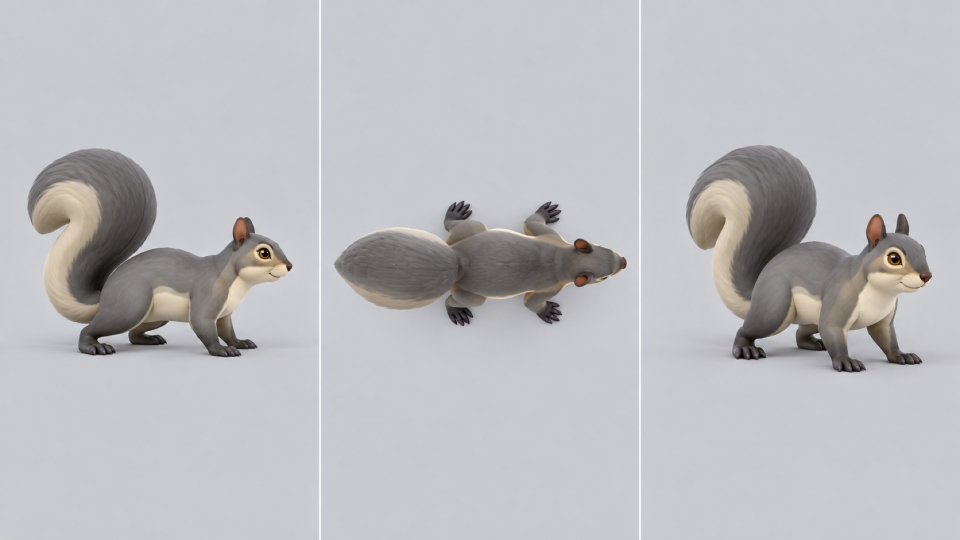
#> input picture stratford/prototype/reference/sheets/provisional/wobblers_squirrel.png, 1920 x 1080 px (shown at 1/2 size); its folder holds only this picture in this run
$ python boards.py ../../../reference/sheets/provisional/wobblers_squirrel.png
#> lines starting #> are read from the running program, lines starting #| are printed output that depends on the picture
#> further down, s is the input picture: PIL image 1920x1080 RGB; mean R, G, B 188.4, 187.6, 191
"""python3 boards.py <dir>: assemble the review renders written by shots.mjs into boards:
final_turnaround.png (reference sheet + side / top / 3-4 / front), final_gaits.png (a strip per
gait), final_actions.png (jump arc, climb, sit, dig, swim)."""
import os, sys, glob
from PIL import Image, ImageDraw, ImageFont

D = sys.argv[1]
SHEET = os.path.join(os.path.dirname(os.path.abspath(__file__)), '..', '..', '..', 'reference', 'sheets', 'provisional', 'wobblers_squirrel.png')
try: F = ImageFont.truetype('/usr/share/fonts/truetype/dejavu/DejaVuSans.ttf', 18)
except OSError: F = ImageFont.load_default()

def row(files, label, w=320):
#> called with w = 1280
    ims = [Image.open(f).convert('RGB') for f in files if os.path.exists(f)]
#> ims = 1 item
    if not ims: return None
    ims = [i.resize((w, int(i.height * w / i.width))) for i in ims]
    h = max(i.height for i in ims)
#> h = 720
    out = Image.new('RGB', (w * len(ims), h + 26), (240, 238, 232))
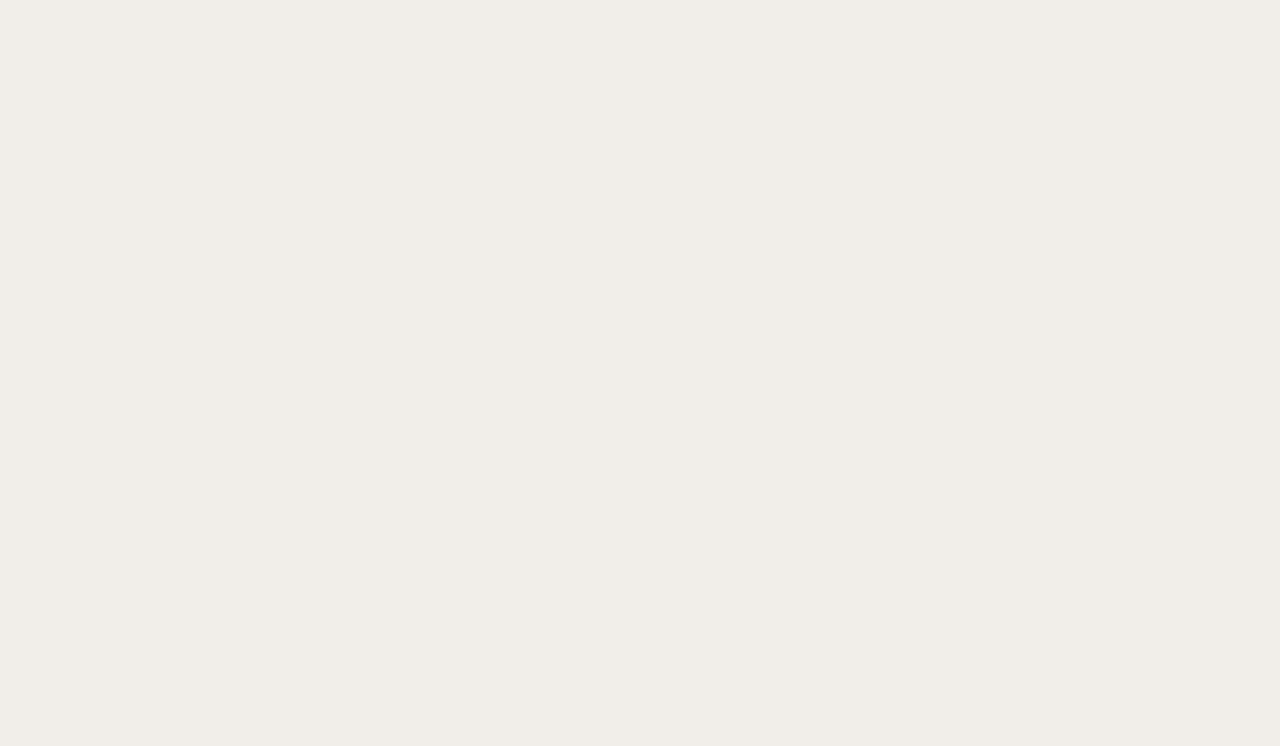
#> out: PIL image 1280x746 RGB; mean R, G, B 240, 238, 232
    for k, i in enumerate(ims): out.paste(i, (k * w, 26))
#> this loop made 1 pass
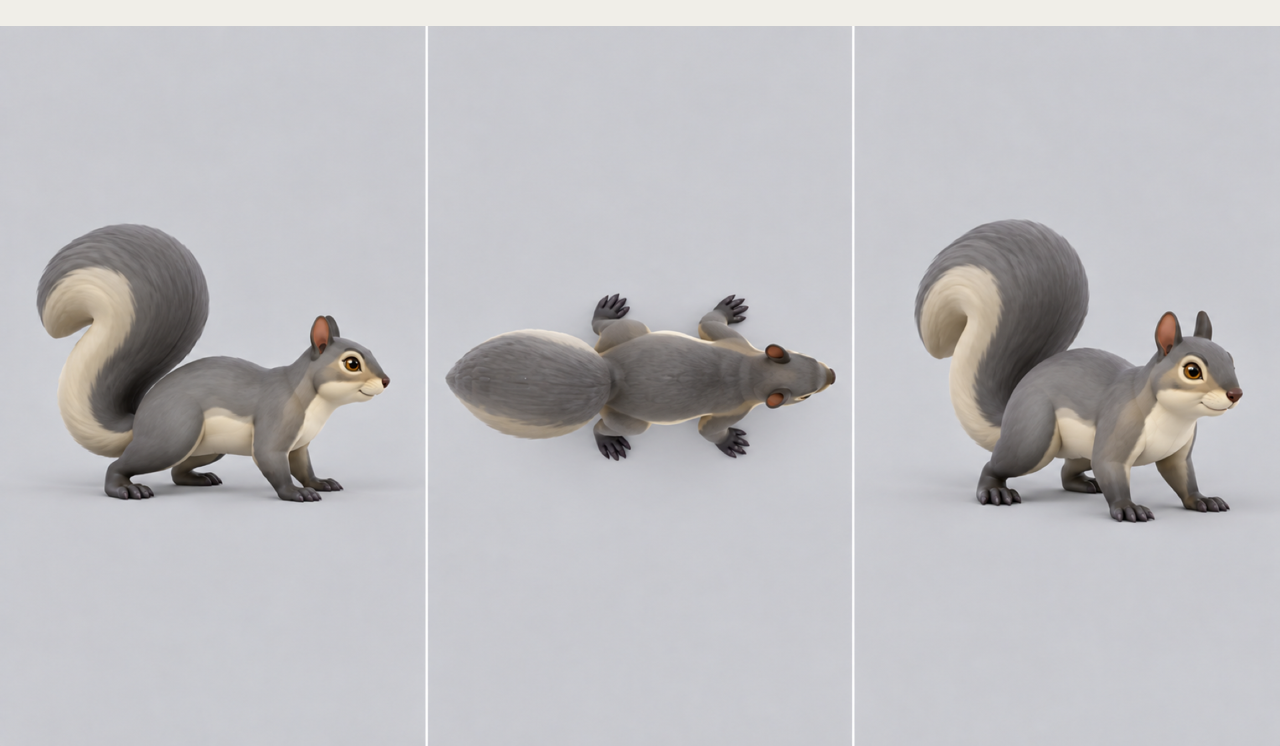
#> out: PIL image 1280x746 RGB; mean R, G, B 190.2, 189.4, 192.4
    ImageDraw.Draw(out).text((6, 3), label, fill=(30, 30, 30), font=F)
    return out

def stack(rows, name):
#> called with name = 'final_turnaround.png'
    rows = [r for r in rows if r]
    if not rows: return
    W = max(r.width for r in rows); H = sum(r.height for r in rows)
    out = Image.new('RGB', (W, H), (240, 238, 232)); y = 0
    for r in rows: out.paste(r, (0, y)); y += r.height
#> after the loop, y = 746
    out.save(os.path.join(D, name)); print('board', name, out.size)
#| board final_turnaround.png (1280, 746)

sheet = None
if os.path.exists(SHEET):
    s = Image.open(SHEET).convert('RGB'); s.save(os.path.join(D, '_sheet.png'))
    sheet = row([os.path.join(D, '_sheet.png')], 'reference (provisional Wobblers sheet: proportions only)', 1280)
stack([sheet, row([os.path.join(D, f'turn_{i}.png') for i in range(4)], 'model: side / top / three-quarter / front (idle pose)')], 'final_turnaround.png')
stack([row(sorted(glob.glob(os.path.join(D, f'gait_{g}_*.png'))), f'{g}') for g in ('walk', 'half', 'bound')], 'final_gaits.png')
stack([row(sorted(glob.glob(os.path.join(D, f'act_{a}_*.png'))), a) for a in ('jump', 'climb', 'sit', 'dig', 'swim')], 'final_actions.png')
